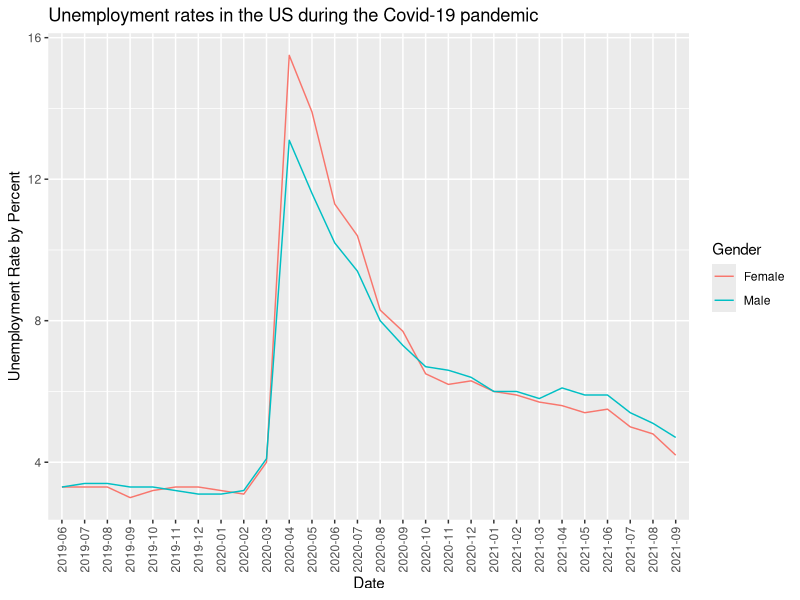

Generate this figure with R:
## ---- chunk 1
knitr::opts_chunk$set(echo = TRUE)
library(tidyverse)

## ---- chunk 2
df_unemploy <- read_csv("data/gender_and_unemployment.csv")
glimpse(df_unemploy)

## ---- chunk 3
df_unemploy %>%
  ggplot() + 
  geom_line(aes(Date, UnemploymentRate, group = Gender, color = Gender)) + 
  theme(axis.text.x = element_text(angle = 90, vjust = 0.5, hjust=1)) + 
  labs(
    y = "Unemployment Rate by Percent", 
    title = "Unemployment rates in the US during the Covid-19 pandemic"
  )
